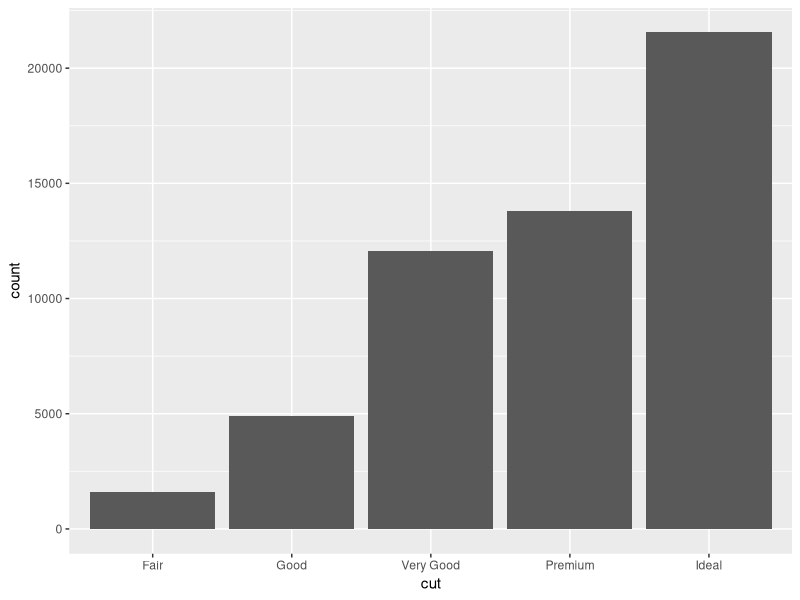
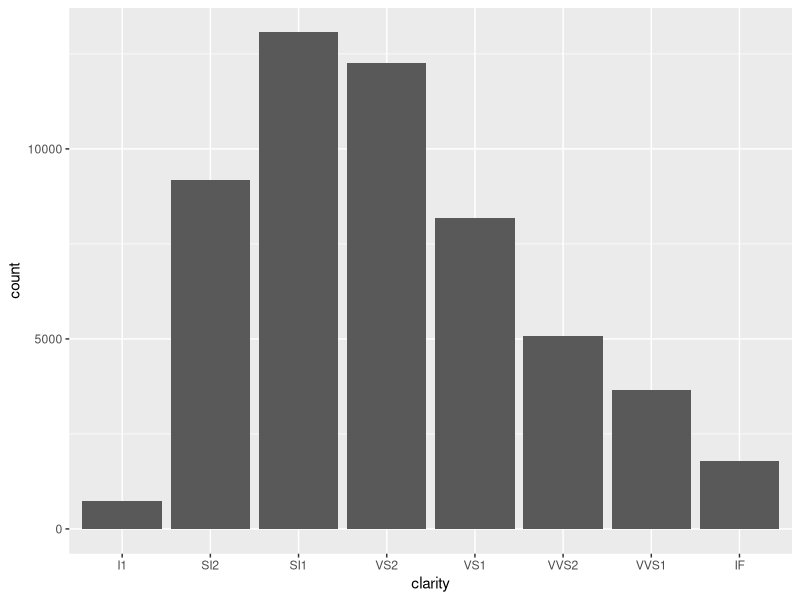
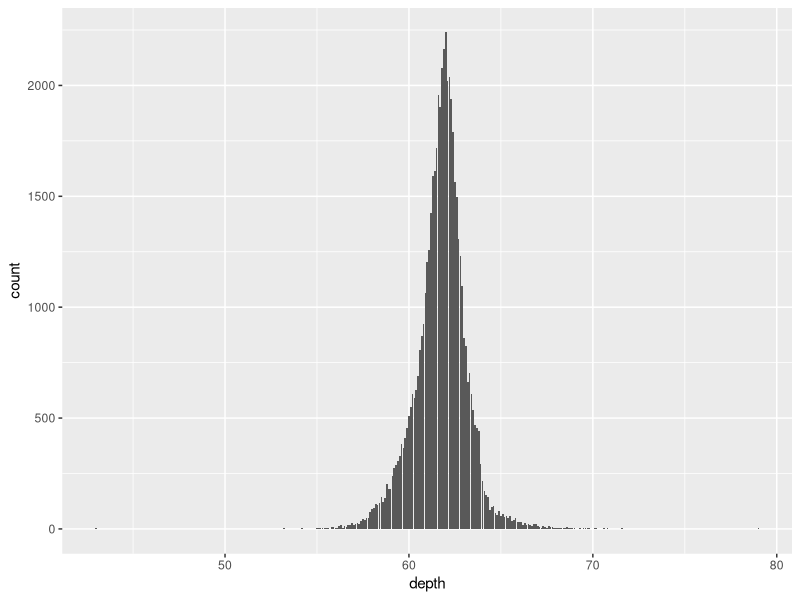
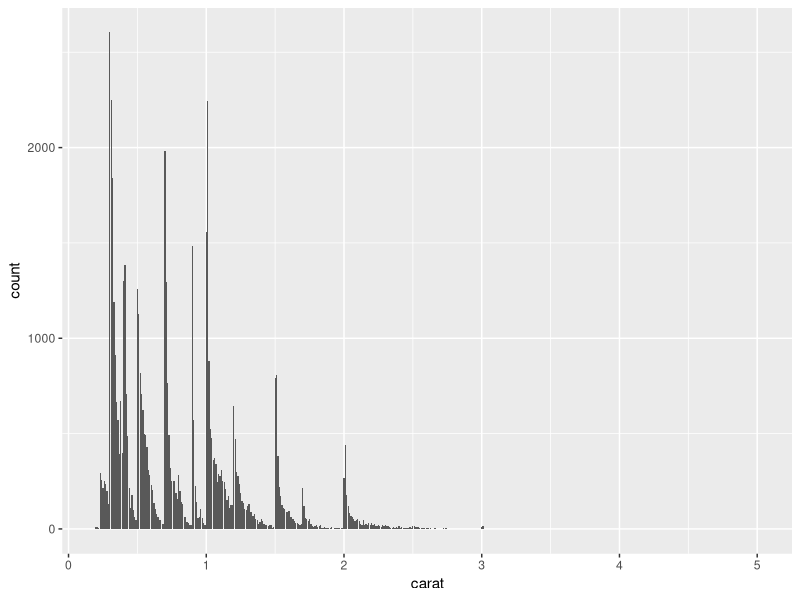
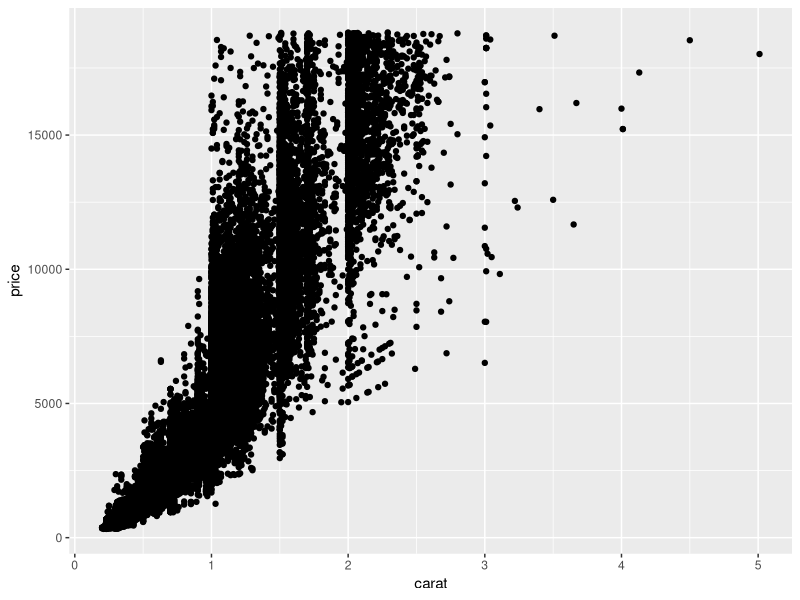
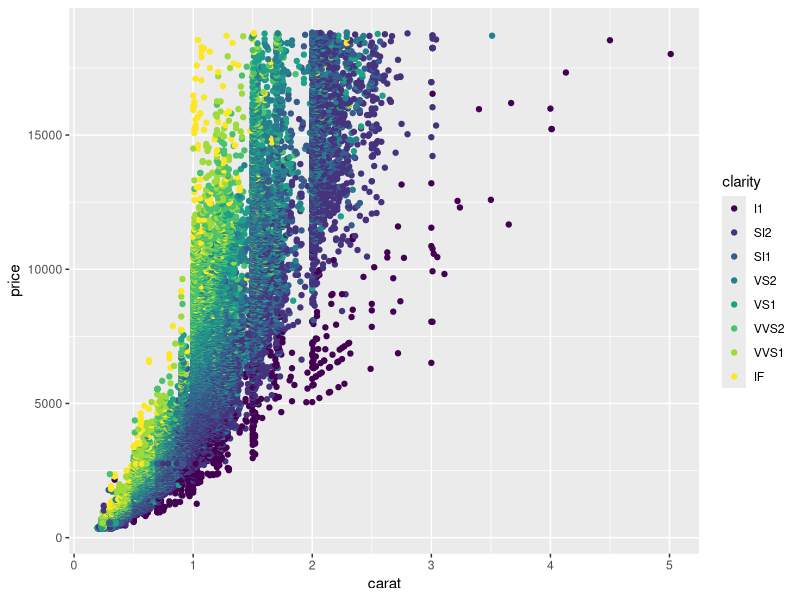
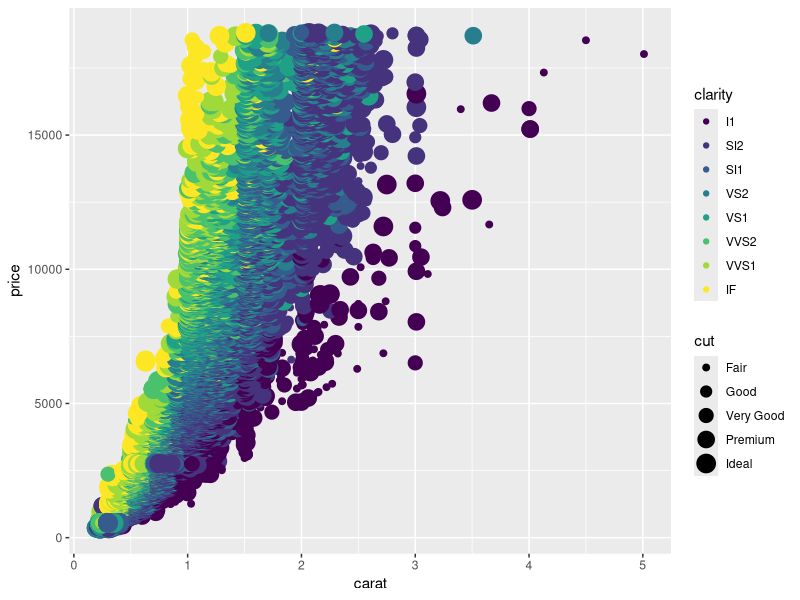
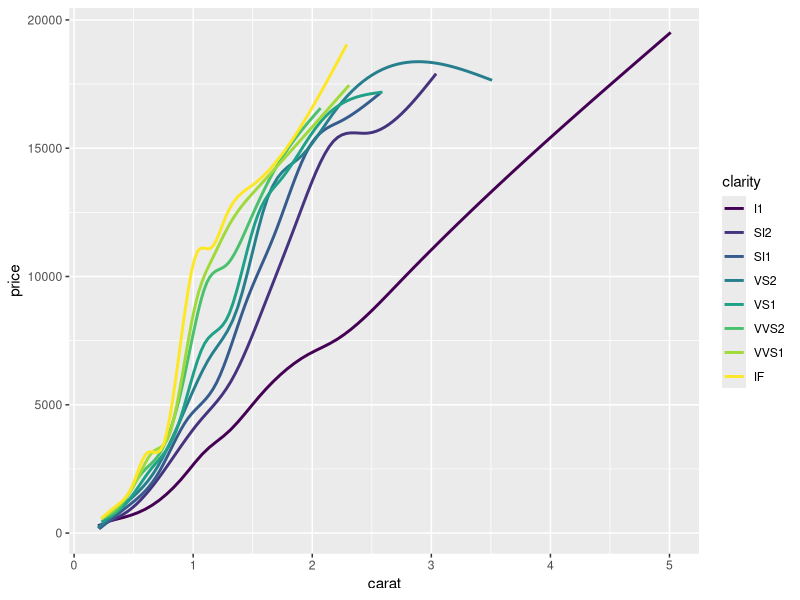

R code for these plots, in order:
install.packages("tidyverse")
install.packages("ggplot")
library(tidyverse)

# HLT part 1 - diamonds data set

str(diamonds)
summary(diamonds)

ggplot(data = diamonds) + 
  geom_bar(mapping = aes(x = cut))

ggplot(data = diamonds) + 
  geom_bar(mapping = aes(x = clarity))

ggplot(data = diamonds) + 
  geom_bar(mapping = aes(x = depth))

ggplot(data = diamonds) + 
  geom_bar(mapping = aes(x = carat))

# Carat and price 
ggplot(diamonds, aes(x=carat, y=price)) + geom_point()

# price,carat and clarity comparison 
ggplot(diamonds, aes(x=carat, y=price, color=clarity)) + geom_point()

# price,carat,cut and clarity comparison
ggplot(diamonds, aes(x=carat, y=price, color=clarity, size=cut)) + geom_point()


ggplot(diamonds, aes(x=carat, y=price, color=clarity)) + geom_smooth(se=FALSE)


# HLT - part 2 

name <- "Alex"
age <- "28"
role <- "Project manager"
lenghtof_service <- "5"
print(name)
print(age)
print(role)
print(lenghtof_service)


